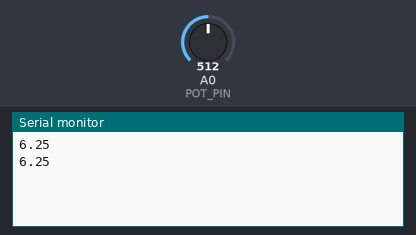
The sketch below on a simulated ESP8266 (NodeMCU). Parts: the last lines printed to the serial monitor. Inputs (shaded band) come from the test bench; at power-on: A0 (POT_PIN) = 512.

Above: at 3.8 s.
3.9 s: A0 (POT_PIN) set to 716
At 6.6 s:
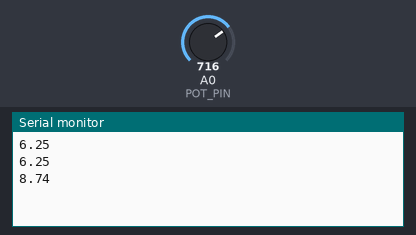
7.8 s: A0 (POT_PIN) set to 900
At 10.1 s:
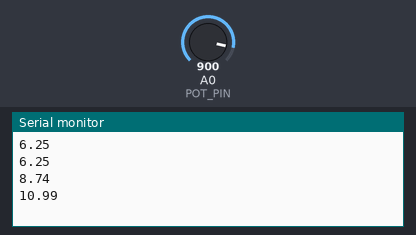
Timing chart, 0 to 11.6 s (numbered marks = the images above; inputs shaded):
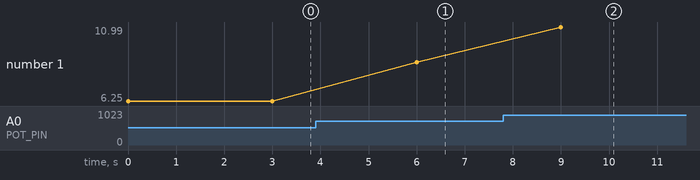

Measured:
- after the input at 3.9 s, the serial monitor: prints a new line after 2.1 s (image 1)
- after the input at 7.8 s, the serial monitor: prints a new line after 1.2 s (image 2)
- plotted number 1: 6.25 → 8.74 after the input at 3.9 s, 8.74 → 10.99 after the input at 7.8 s

The sketch:

esp8266.ino
```cpp
//code to get esp data from electricity measurement sensor (for project used potentiometer to fake voltage currents data to show live on stage)
#define POT_PIN A0   // For ESP32 (use A0 for ESP8266)

void setup() {
  Serial.begin(115200); //remember baud rate for addig in python code. must be same on both side
}

void loop() {
  int rawValue = analogRead(POT_PIN);

  // Convert to simulated energy value (scale)
  float energyValue = (rawValue / 4095.0) * 50.0;  // 0–10 range

  Serial.println(energyValue);

  delay(3000);  // send every 3 second time stamp
}
```
